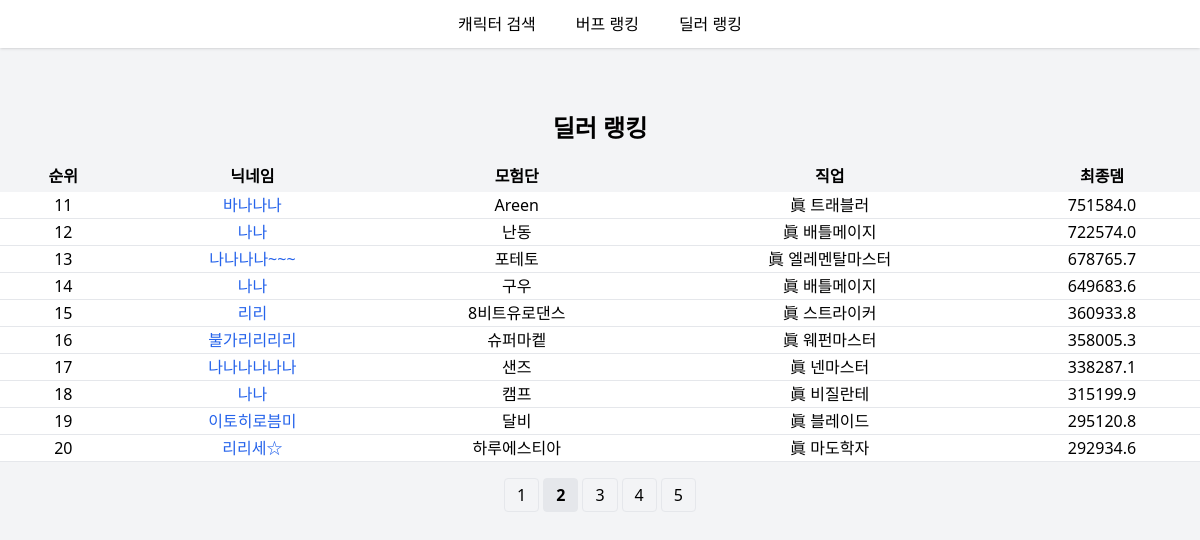
Screenshot of /damage_ranking?page=2 with the database file from the repository.
### models.py (models this page shows)
class Character(Base):
    __tablename__ = "characters"
    __table_args__ = (UniqueConstraint("server","character_id", name="uix_server_character_id"),)
    id                 = Column(Integer, primary_key=True, index=True)
    server             = Column(String, index=True)
    character_id       = Column(String, index=True)
    name               = Column(String, index=True)
    adventure_name     = Column(String, index=True)   # 모험단
    job_name           = Column(String, index=True)
    job_id             = Column(String)
    level              = Column(Integer)
    fame               = Column(Integer)
    final_damage       = Column(Float)
    buff_power         = Column(Float)
    cooldown_reduction = Column(Float)
    strength           = Column(Integer)
    intelligence       = Column(Integer)
    vitality           = Column(Integer)
    physical_attack    = Column(Integer)
    magic_attack       = Column(Integer)
    independent_attack = Column(Integer)
    physical_def       = Column(Float)
    magical_def        = Column(Float)
    crit_phy           = Column(Float)
    crit_mag           = Column(Float)
    attack_speed       = Column(Float)
    cast_speed         = Column(Float)
    fire_ele           = Column(Integer)
    water_ele          = Column(Integer)
    light_ele          = Column(Integer)
    dark_ele           = Column(Integer)
    damage_inc         = Column(Float)
    cool_reduce        = Column(Float)
    updated_at         = Column(DateTime(timezone=True),
                                 server_default=func.now(),
                                 onupdate=func.now())

### main.py (the view)
@app.get("/damage_ranking",response_class=HTMLResponse)
async def dmg_rank(r:Request,page:int=1,db:Session=Depends(get_db)):
    base=_base(db,False)
    rows=base.offset((page-1)*PAGE_SIZE).limit(PAGE_SIZE).all()
    total=base.count()
    return templates.TemplateResponse("ranking.html",
        {"request":r,"chars":rows,"mode":"damage","page":page,"total":total,"size":PAGE_SIZE})

### templates/ranking.html
{% extends "base.html" %}
{% block content %}
<h2 class="text-2xl font-bold mb-4">{{ '딜러 랭킹' if mode=='damage' else '버퍼 랭킹' }}</h2>
<table class="min-w-full bg-white">
  <thead><tr class="bg-gray-100">
    <th class="px-2 py-1">순위</th><th class="px-2 py-1">닉네임</th>
    <th class="px-2 py-1">모험단</th><th class="px-2 py-1">직업</th>
    <th class="px-2 py-1">{{ '최종뎀' if mode=='damage' else '버프력' }}</th>
  </tr></thead>
  <tbody>
  {% for ch in chars %}
    <tr class="border-b text-center">
      <td>{{ (page-1)*size+loop.index }}</td>
      <td><a href="/character/{{ch.id}}" class="text-blue-600">{{ch.name}}</a></td>
      <td>{{ ch.adventure_name or '-' }}</td><td>{{ ch.job_name }}</td>
      <td>{{ ch.final_damage|round(2) if mode=='damage' else ch.buff_power }}</td>
    </tr>
  {% endfor %}
  </tbody>
</table>
{% if total>size %}
<div class="flex justify-center mt-4 space-x-1">
  {% for p in range(1,(total//size)+ (1 if total%size else 0)+1) %}
    <a href="?page={{p}}" class="px-3 py-1 border rounded {{ 'bg-gray-200 font-bold' if p==page else '' }}">{{p}}</a>
  {% endfor %}
</div>
{% endif %}
{% endblock %}

### rows the page displays
Character: (page-1)*size+loop.index "11", name "바나나나", adventure_name "Areen", job_name "眞 트래블러", final_damage "751584.0"
Character: index "12", name "나나", adventure_name "난동", job_name "眞 배틀메이지", final_damage "722574.0"
Character: index "13", name "나나나나~~~", adventure_name "포테토", job_name "眞 엘레멘탈마스터", final_damage "678765.7"
Character: index "14", name "나나", adventure_name "구우", job_name "眞 배틀메이지", final_damage "649683.6"
Character: index "15", name "리리", adventure_name "8비트유로댄스", job_name "眞 스트라이커", final_damage "360933.8"
Character: index "16", name "불가리리리리", adventure_name "슈퍼마켙", job_name "眞 웨펀마스터", final_damage "358005.3"
Character: index "17", name "나나나나나나", adventure_name "샌즈", job_name "眞 넨마스터", final_damage "338287.1"
Character: index "18", name "나나", adventure_name "캠프", job_name "眞 비질란테", final_damage "315199.9"
Character: index "19", name "이토히로븜미", adventure_name "달비", job_name "眞 블레이드", final_damage "295120.8"
Character: index "20", name "리리세☆", adventure_name "하루에스티아", job_name "眞 마도학자", final_damage "292934.6"

### other values shown
{{ '딜러 랭킹' if mode=='damage' else '버퍼 랭킹' }} "딜러 랭킹"
{{ '최종뎀' if mode=='damage' else '버프력' }} "최종뎀"
{{ p }} "1" "2" "3" "4" "5"
